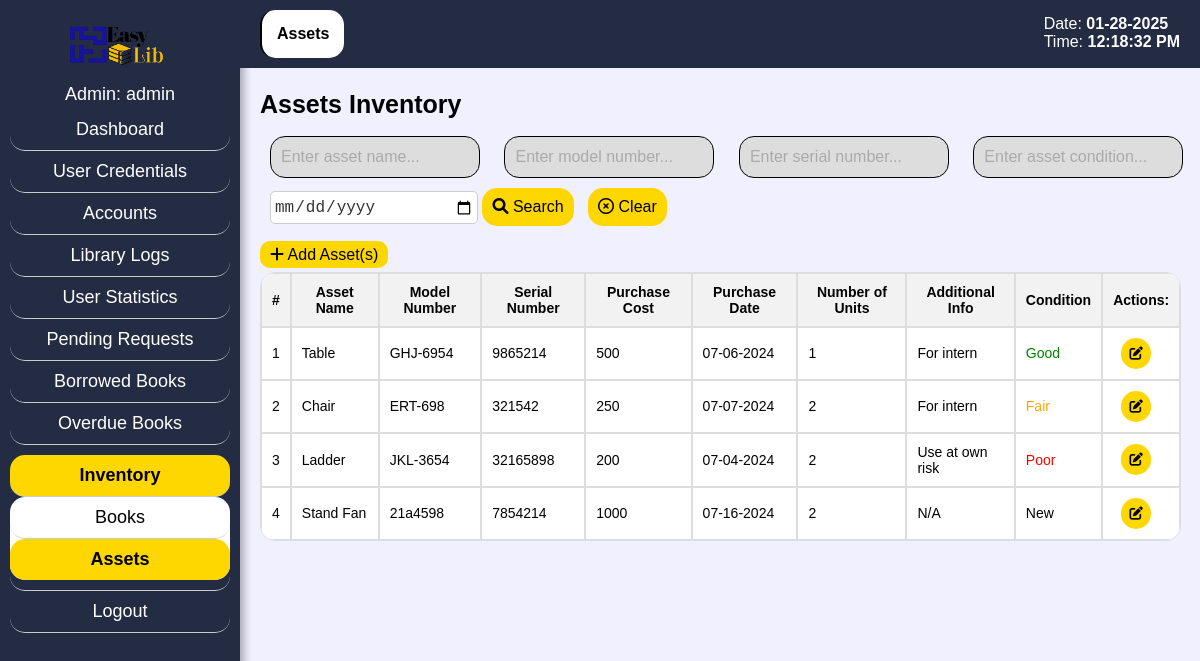
/admin_asts_inv.php?aid=1, run on an earlier commit of the app's database.
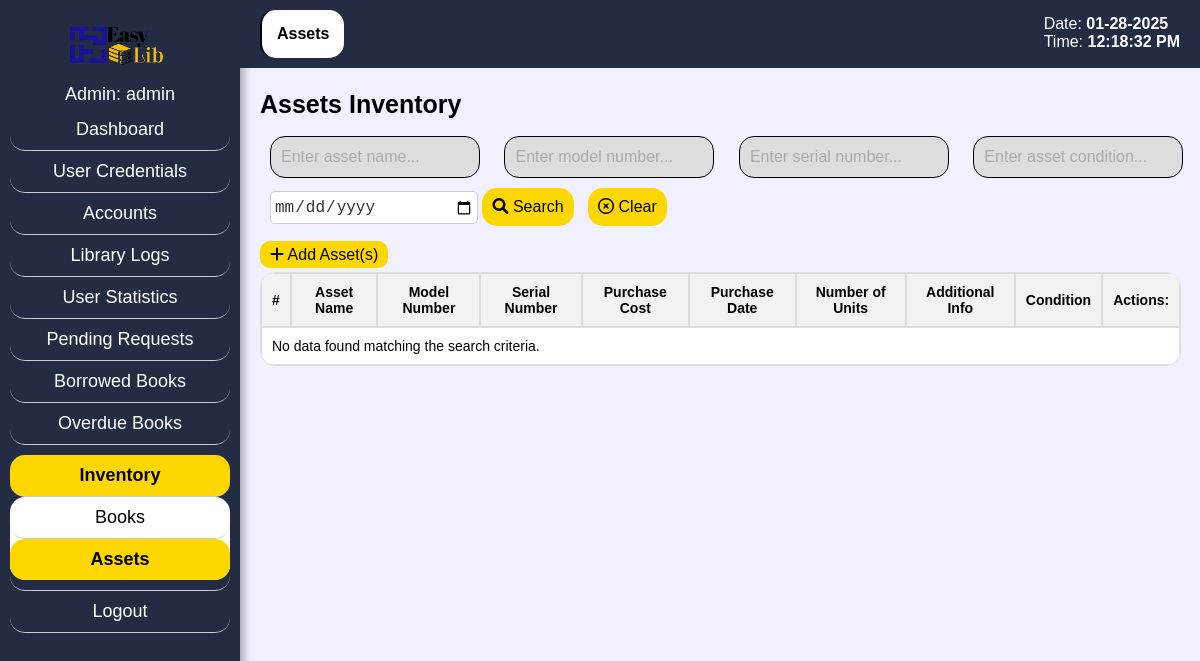
And on a later commit of the database.
### tables this page shows
CREATE TABLE `assets` (
  `as_id` int(9) NOT NULL,
  `as_name` varchar(99) NOT NULL,
  `mod_num` varchar(99) NOT NULL,
  `ser_num` varchar(99) NOT NULL,
  `p_cost` varchar(99) NOT NULL,
  `p_date` varchar(99) NOT NULL,
  `add_info` varchar(99) NOT NULL,
  `cndtn` varchar(99) NOT NULL,
  `added_by` varchar(99) NOT NULL
);

### admin_asts_inv.php (the view, shortened to what this page needs)
<?php
include 'config.php';
if (isset($_GET['aid'])) {
    $aid = $_GET['aid'];
    $query = "SELECT username FROM admin WHERE aid = ?";
    $stmt = $mysqli->prepare($query);
    $stmt->bind_param("i", $aid);
    $stmt->execute();
    $result = $stmt->get_result();
    if ($result && $result->num_rows > 0) {
        $admin = $result->fetch_assoc();
        $admin_username = $admin['username'];
        $admin_username_display = $admin_username;
    } else {
        $admin_username_display = "Username";
    }
}
?>
<?php
function getCurrentFileName() {
    return basename($_SERVER['PHP_SELF']);
}
$currentFile = getCurrentFileName();
?>
<!DOCTYPE html>
<html lang="en">
<head>
    <link rel="stylesheet" href="css/admin_srch.css">
    <link rel="stylesheet" href="https://cdnjs.cloudflare.com/ajax/libs/font-awesome/6.0.0-beta3/css/all.min.css">
</head>
<body class="bg">
<div class="sidebar">
    <span style="margin-left: 25%;"><img src="css/pics/logop.png" alt="Logo" class="logo"></span>
        <?php
        if(isset($admin_username_display)) {
            echo '<div class="hell">Admin: ' . $admin_username_display . '</span></div>';
        } else {
            echo '<div>Admin: <br>Username</div>';
        }
        ?>
        <a href="admin_dash.php<?php if(isset($aid)) echo '?aid=' . $aid; ?>" class="sidebar-item">Dashboard</a>
        <a href="admin_pf.php<?php if(isset($aid)) echo '?aid=' . $aid; ?>" class="sidebar-item">User Credentials</a>
        <a href="admin_srch.php<?php if(isset($aid)) echo '?aid=' . $aid; ?>" class="sidebar-item">Accounts</a>
        <a href="admin_attd.php<?php if(isset($aid)) echo '?aid=' . $aid; ?>" class="sidebar-item">Library Logs</a>
        <a href="admin_stat.php<?php if (isset($aid)) echo '?aid=' . $aid; ?>" class="sidebar-item">User Statistics</a>
        <a href="admin_preq.php<?php if(isset($aid)) echo '?aid=' . $aid; ?>" class="sidebar-item">Pending Requests</a>
        <a href="admin_brel.php<?php if(isset($aid)) echo '?aid=' . $aid; ?>" class="sidebar-item">Borrowed Books</a>
        <a href="admin_ob.php<?php if(isset($aid)) echo '?aid=' . $aid; ?>" class="sidebar-item">Overdue Books</a>
        <div class="sidebar-item dropdown <?php if (strpos($currentFile, 'admin_asts_inv.php') !== false || strpos($currentFile, 'add_bk_inv.php') !== false) echo 'show'; ?>">
            <a href="#" class="dropdown-link <?php if (strpos($currentFile, 'admin_asts_inv.php') !== false || strpos($currentFile, 'add_bk_inv.php') !== false) echo 'active'; ?>" onclick="toggleDropdown(event)">Inventory</a>
            <div class="dropdown-content <?php if (strpos($currentFile, 'admin_asts_inv.php') !== false || strpos($currentFile, 'add_bk_inv.php') !== false) echo 'show'; ?>">
                <a href="bk_inv.php<?php if (isset($aid)) echo '?aid=' . $aid; ?>" class="sidebar-item <?php if ($currentFile == 'add_bk_inv.php') echo 'active'; ?>">Books</a>
                <a href="admin_asts_inv.php<?php if (isset($aid)) echo '?aid=' . $aid; ?>" class="sidebar-item <?php if ($currentFile == 'admin_asts_inv.php') echo 'active'; ?>">Assets</a>
            </div>
        </div>
        <a href="login.php" class="sidebar-item logout-btn">Logout</a>
    </div>
    <div class="content">
        <nav class="secondary-navbar">
            <a href="admin_asts_inv.php<?php if(isset($aid)) echo '?aid=' . $aid; ?>" class="secondary-navbar-item active">Assets</a>
        </nav>
    </div>
    <div class="fixed-date-time">
        <p>Date: <span id="current-date"><?php echo date("m-d-Y"); ?></span></p>
        <p>Time: <span id="current-time"></span></p>
    </div>
    <div class="content-container">
    <div class="search-bar">
    <h1>Assets Inventory</h1>
    <form action="admin_asts_inv.php" method="GET">
            <input type="text" id="searchName" name="as_name" class="input" placeholder="Enter asset name..." value="<?php echo isset($_GET['as_name']) ? $_GET['as_name'] : ''; ?>">
            <input type="text" id="searchModel" name="mod_num" class="input" placeholder="Enter model number..." value="<?php echo isset($_GET['mod_num']) ? $_GET['mod_num'] : ''; ?>">
            <input type="text" id="searchSerial" name="ser_num" class="input" placeholder="Enter serial number..." value="<?php echo isset($_GET['ser_num']) ? $_GET['ser_num'] : ''; ?>">
            <input type="text" id="searchCondition" name="cndtn" class="input" placeholder="Enter asset condition..." value="<?php echo isset($_GET['cndtn']) ? $_GET['cndtn'] : ''; ?>">
            <input type="date" id="searchDate" name="p_date" class="input" placeholder="Enter purchase date..." value="<?php echo isset($_GET['p_date']) ? $_GET['p_date'] : ''; ?>">
            <button type="submit" style=""><i class='fas fa-search'></i> Search</button>
            <button type="button"><a href="admin_asts_inv.php<?php if(isset($_GET['aid'])) echo '?aid=' . $_GET['aid']; ?>"><i class="fa-regular fa-circle-xmark"></i> Clear</a></button>
    </form>
</div>
<a href="admin_add_asts.php<?php if(isset($aid)) echo '?aid=' . $aid; ?>" class="add-lib"><i class='fas fa-plus'></i> Add Asset(s)</a>
<br><br>
            <table>
                <thead>
                    <tr>
                        <th>#</th>
                        <th>Asset Name</th>
                        <th>Model Number</th>
                        <th>Serial Number</th>
                        <th>Purchase Cost</th>
                        <th>Purchase Date</th>
                        <th>Number of Units</th>
                        <th>Additional Info</th>
                        <th>Condition</th>
                        <th colspan="1">Actions:</th>
                    </tr>
                </thead>
                <tbody>
                <?php
                include 'config.php';
                $query = "SELECT as_id, as_name, mod_num, ser_num, p_cost, p_date, add_info, cndtn,
                          (SELECT COUNT(*) FROM assets a2 WHERE a2.as_name = a1.as_name AND a2.mod_num = a1.mod_num AND a2.ser_num = a1.ser_num AND a2.p_date = a1.p_date AND a2.cndtn = a1.cndtn) AS num_units
                          FROM assets a1 WHERE 1";
                $result = $mysqli->query($query);
                $last_row = [];
                if ($result && $result->num_rows > 0) {
                    $counter = 1;
                    while ($row = $result->fetch_assoc()) {
                        $current_row = [
                            'as_name' => $row['as_name'],
                            'mod_num' => $row['mod_num'],
                            'ser_num' => $row['ser_num'],
                            'p_cost' => $row['p_cost'],
                            'p_date' => $row['p_date'],
                            'cndtn' => $row['cndtn']
                        ];
                        if ($current_row !== $last_row) {
                            echo '<tr>';
                            echo '<td>' . $counter++ . '</td>';
                            echo '<td>' . $row['as_name'] . '</td>';
                            echo '<td>' . $row['mod_num'] . '</td>';
                            echo '<td>' . $row['ser_num'] . '</td>';
                            echo '<td>' . $row['p_cost'] . '</td>';
                            $date = new DateTime($row['p_date']);
                            echo '<td>' . $date->format('m-d-Y') . '</td>';
                            echo '<td>' . $row['num_units'] . '</td>';
                            echo '<td>' . $row['add_info'] . '</td>';
                            echo '<td>';
                            if ($row['cndtn'] == 'Good') {
                                echo '<span style="color: green;">Good</span>';
                            } elseif ($row['cndtn'] == 'Fair') {
                                echo '<span style="color: orange;">Fair</span>';
                            } elseif ($row['cndtn'] == 'Poor') {
                                echo '<span style="color: red;">Poor</span>';
                            } else {
                                echo  $row['cndtn'] ;
                            }
                            echo '</td>';
                            echo '<td style="text-align:center;">';
                            echo '<button class="edit-btn" onclick="editAsset(' . $row['as_id'] . ')"><i class="fas fa-edit"></i></button>';
                            echo '</td>';
                            echo '</tr>';
                            $last_row = $current_row;
                        }
                    }
                } else {
                    echo '<tr><td colspan="11">No data found matching the search criteria.</td></tr>';
                }
                ?>
                </tbody>
            </table>
        </div>
    <br><br>
</body>
</html>

### css/admin_srch.css (style rules this page uses)
.bg { margin: 0; padding: 0; font-family: Century Gothic,CenturyGothic,AppleGothic,sans-serif; background-color: #F0F0FF; }
.logo { height: 50px; width: auto; }
.sidebar { background-color: #242c44; width: 220px; padding: 20px 10px 20px 10px; height: 100%; font-size: 18px; position: fixed; top: 0; color: white; box-shadow: 4px 0 8px rgba(0, 0, 0, 0.3); }
.sidebar-item { padding: 10px 0; border-bottom: 1px solid #ccc; text-decoration: none; color: white; display: block; text-align: center; border-radius: 15px; }
.sidebar-item.active { background-color: gold; color: black; font-weight: bold; display: block; padding: 10px 0; }
.logout-btn { margin-top: auto; padding: 10px 0; text-decoration: none; color: white; display: block; text-align: center; border-radius: 15px; }
.secondary-navbar { background-color: #242c44; padding: 10px 20px; display: block; float: left; align-items: center; margin-left: 240px; position: fixed; width: 100%; position: fixed; top: 0; z-index: 1000; }
.secondary-navbar-item { padding: 15px; text-decoration: none; color: white; display: block; border-left: 2px solid black; float: left; text-align: center; border-radius: 15px; }
.secondary-navbar-item.active { background-color: white; color: black; font-weight: bold; }
.content-container { margin-top: 70px; margin-left: 240px; padding-left: 20px; overflow-y: auto; height: calc(100% - 70px); padding-bottom: 20px; }
.search-bar { margin-top: 20px; margin-bottom: 20px; }
.search-bar input[type="text"], .search-bar input[type="number"], .search-bar select, .search-bar button[type="submit"], .search-bar button[type="button"] { padding: 10px; font-size: 16px; border: 1px solid black; display: inline-block; margin-right: 10px; background-color: #ddd; }
.search-bar input[type="text"] { width: 20%; border-radius: 15px; }
input[type="date"] { width: 200px; height: 25px; padding: 3px; border: 1px solid #ccc; border-radius: 5px; background-color: #fff; color: #333; font-size: 16px; outline: none; }
input[type="date"]::placeholder { color: #aaa; }
.search-bar button[type="submit"] { background-color: gold; color: black; cursor: pointer; border-radius: 15px; border: none; }
.search-bar input[type="text"]::placeholder { color: #aaa; }
.search-bar button[type="button"] { background-color: gold; color: black; cursor: pointer; border-radius: 15px; border: none; }
h1 { font-size: 25px; }
table { width: 98%; margin-top: -10px; font-size: 14px; border-spacing: 0; border-radius: 15px; overflow: hidden; border: 1px solid #ddd; }
table tr { color: black; background-color: white; }
table th, table td { padding: 10px; border: 1px solid #ddd; text-align: left; }
table th { background-color: #f2f2f2; text-align: center; }
.fixed-date-time { position: fixed; top: 15px; right: 20px; color: white; font-size: 16px; z-index: 1000; }
.fixed-date-time p { margin: 0; padding: 0; }
.fixed-date-time span { font-weight: bold; }
.input, .select { padding: 5px; border: 1px solid #ccc; border-radius: 5px; margin-left: 10px; max-width: 200px; }
input[type="number"], input[type="text"] { width: 500px; height: 20px; padding: 5px; border: none; border-radius: 5px; margin-bottom: 10px; background-color: white; color: black; }
.dropdown-content { display: none; flex-direction: column; background-color: white; border-radius: 15px; width: 100%; }
.dropdown-content a { padding: 10px 0; text-decoration: none; color: #000; display: block; text-align: center; border-bottom: 1px solid #ccc; }
.dropdown-content a:last-child { border-bottom: none; }
.dropdown-content.show { display: flex; }
.dropdown-link { padding: 10px 0; border-bottom: 1px solid #ccc; text-decoration: none; color: white; display: block; text-align: center; border-radius: 15px; }
.dropdown-link.active { background-color: gold; color: black; font-weight: bold; }
.add-lib { background-color: gold; color: black; cursor: pointer; border-radius: 10px; padding: 5px; padding-left: 10px; padding-right: 10px; text-decoration: none; }
.hell { text-align: center; margin-bottom: 2%; margin-top: 4%; }
.edit-btn, .delete-btn { border: none; background-color: gold; color: black; border-radius: 30px; padding: 8px; cursor: pointer; transition: background-color 0.3s; margin-right: 10px; text-decoration: none; }

### admin_asts_inv.php (style rules this page uses)
a { text-decoration: none; color: black; }

What changed in the data, as far as the page shows it:
removed assets: as_name "Table", mod_num "GHJ-6954", ser_num "9865214", p_cost "500", p_date "07-06-2024", num_units "1", add_info "For intern", cndtn "Good"
removed assets: as_name "Chair", mod_num "ERT-698", ser_num "321542", p_cost "250", p_date "07-07-2024", num_units "2", add_info "For intern", cndtn "Fair"
removed assets: as_name "Ladder", mod_num "JKL-3654", ser_num "32165898", p_cost "200", p_date "07-04-2024", num_units "2", add_info "Use at own risk", cndtn "Poor"
removed assets: as_name "Stand Fan", mod_num "21a4598", ser_num "7854214", p_cost "1000", p_date "07-16-2024", num_units "2", add_info "N/A", cndtn "New"
Also different on the page:
text now shown: "No data found matching the search criteria."
